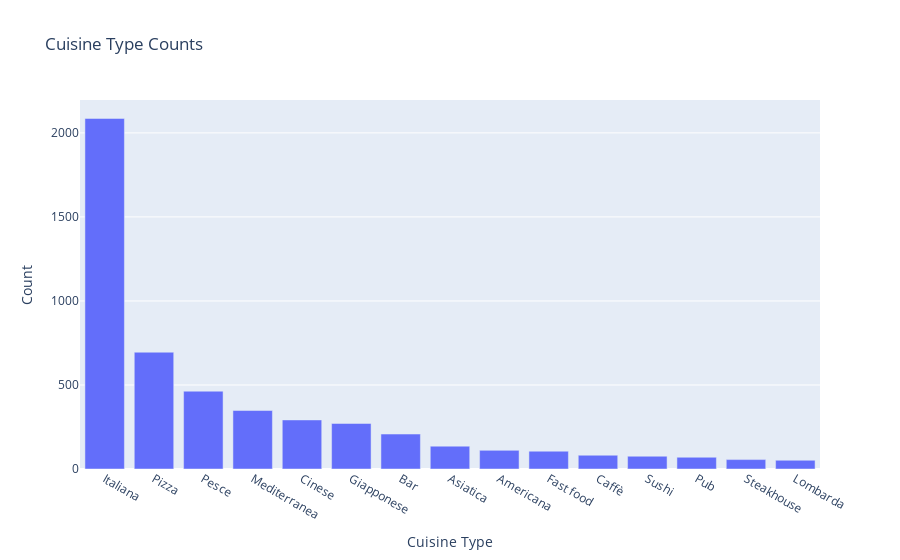

Notebook code for this chart:
### Code cell
import plotly.graph_objects as go

fig = go.Figure(data=[go.Bar(x=cuisine_counts.index[:15], y=cuisine_counts.values[:15])])
fig.update_layout(title='Cuisine Type Counts', xaxis_title='Cuisine Type', yaxis_title='Count')

fig.show()

### Figure 1 — Plotly figure (JSON) as saved in the notebook; plotly's stock layout.template omitted (floating-point values rounded to 4 significant figures)
{"data": [{"type": "bar", "x": ["Italiana", "Pizza", "Pesce", "Mediterranea", "Cinese", "Giapponese", "Bar", "Asiatica", "Americana", "Fast food", "Caffè", "Sushi", "Pub", "Steakhouse", "Lombarda"], "y": [2086, 695, 463, 348, 292, 271, 208, 136, 111, 106, 82, 76, 70, 56, 52]}], "layout": {"title": {"text": "Cuisine Type Counts"}, "xaxis": {"title": {"text": "Cuisine Type"}}, "yaxis": {"title": {"text": "Count"}}}}
